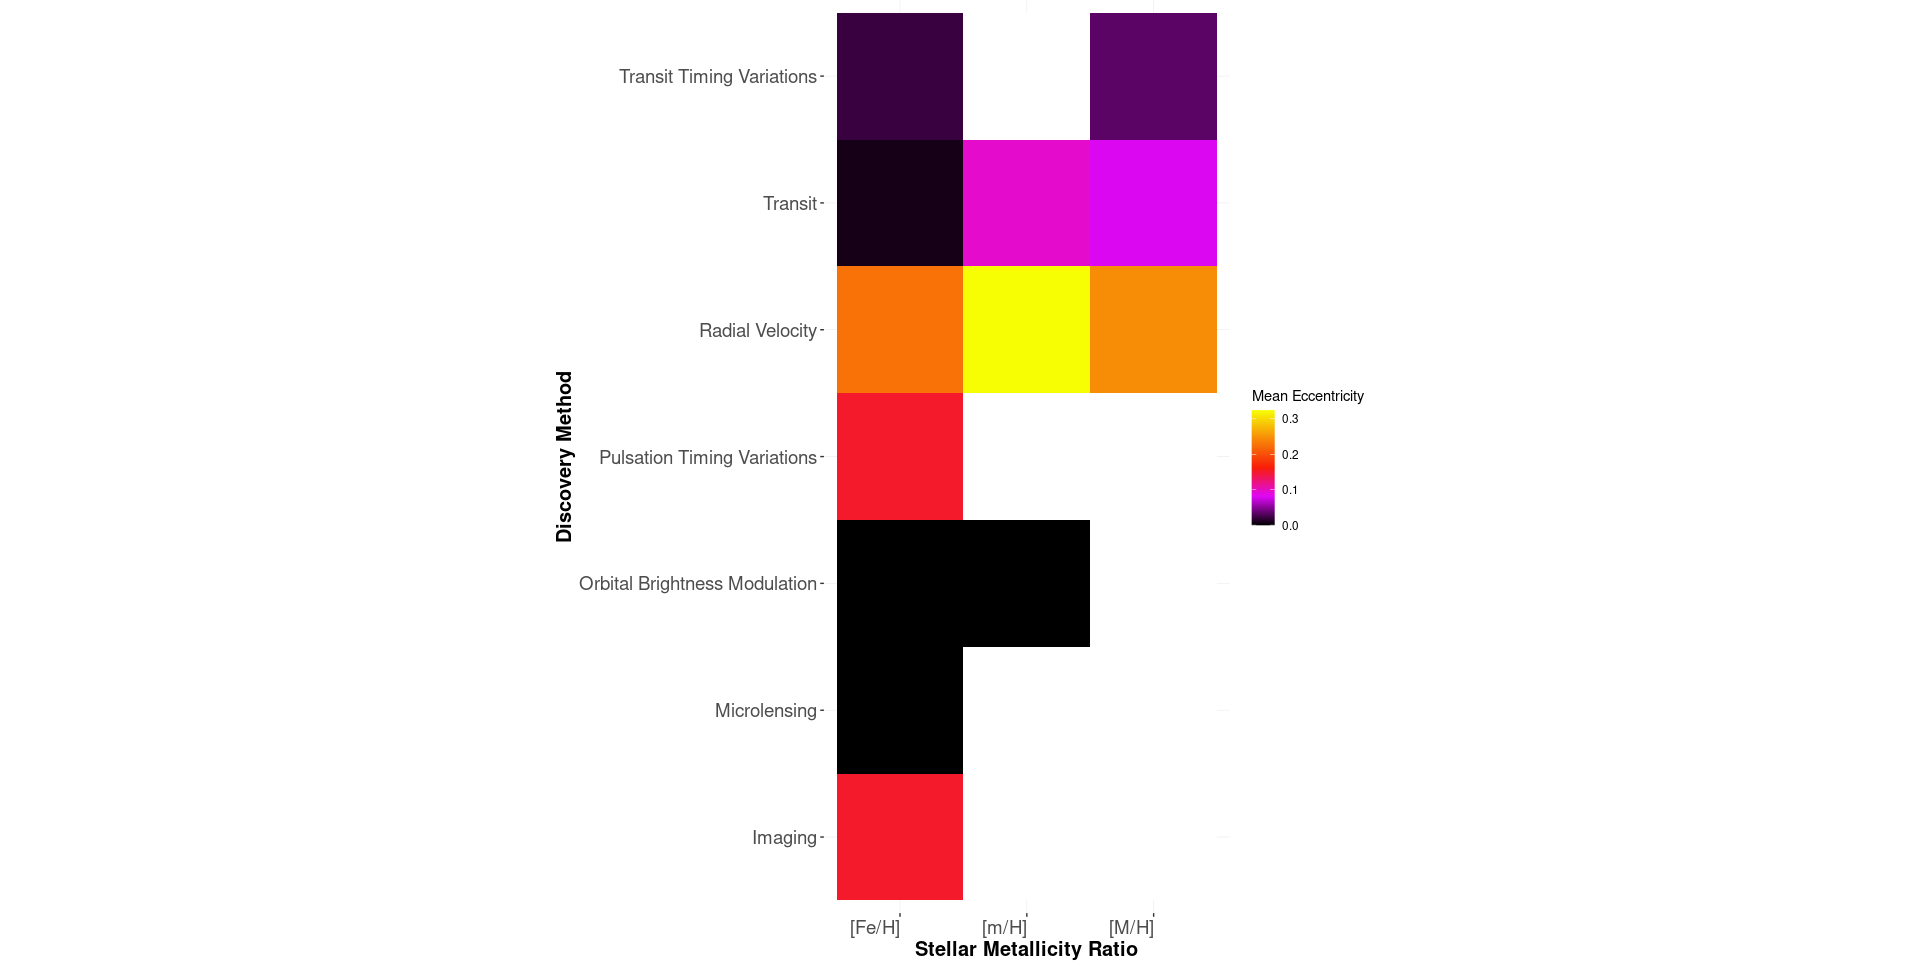

R code for this plot:

# Paths:
path_data = "data/"
path_lib = "renv/library/R-4.1/x86_64-pc-linux-gnu/"

# Packages:
require(dplyr, lib = path_lib)
require(tidyr, lib = path_lib)
require(maditr, lib = path_lib)
require(readr, lib = path_lib)
require(RColorBrewer, lib = path_lib)
require(ggplot2, lib = path_lib)

# Dataset:
df = readr::read_csv(paste0(path_data, "nasa_exoplanets.csv")) %>%
         as.data.frame()
attr(df, "spec") = NULL
df_varnames = readr::read_csv(paste0(path_data, "nasa_exoplanets_var_names.csv")) %>%
                  as.data.frame()
attr(df_varnames, "spec") = NULL

# Variables:
x_var = "st_metratio"
x_var_name = (df_varnames %>%
                 dplyr::filter(var == x_var))$var_name
y_var = "discoverymethod"
y_var_name = (df_varnames %>%
                 dplyr::filter(var == y_var))$var_name
z_var = "pl_orbeccen"
z_var_name = (df_varnames %>%
                 dplyr::filter(var == z_var))$var_name

# Adapt the data:
df_plot = df %>%
              dplyr::select(all_of(x_var),
                            all_of(y_var),
                            all_of(z_var))
df_plot = df_plot %>% 
              tidyr::drop_na()
names(df_plot) = c("x_var", "y_var", "z_var")
my_formula = z_var ~ y_var + x_var
df_plot = xtabs(formula = my_formula,
                data = aggregate(formula = my_formula,
                                 data = df_plot,
                                 FUN = mean,
                                 drop = FALSE),
                na.action = "na.pass") %>%
              as.data.frame()

# Plot:
my_colors = c("#000000", "#E008F8", "#F81D08", "#F88A08", "#F7FE04")
my_palette = colorRampPalette(colors = my_colors)

p = ggplot(
        data = df_plot,
        aes(
            x = x_var,
            y = y_var,
            fill = Freq
        )
    ) +
    geom_tile() +
    coord_fixed(
        ratio = 1
    ) +
    scale_fill_gradientn(
        colors = my_palette(100),
        na.value = "white"
    ) +
    theme(
        axis.text.x = element_text(
            size = 14,
            angle = 0,
            hjust = 1,
            vjust = 1
        ),
        axis.text.y = element_text(size = 14),
        axis.title.x = element_text(
            size = 15,
            face = "bold"
        ),
        axis.title.y = element_text(
            size = 15,
            face = "bold"
        ),
        panel.background = element_rect(fill = "white"),
        panel.grid.major = element_line(
            size = 0.2,
            linetype = "solid",
            colour = "#eaeaea"
        ),
        panel.grid.minor = element_line(
            size = 0.1,
            linetype = "solid",
            colour = "#eaeaea"
        ),
        plot.margin = margin(
            t = 0,
            r = 5,
            b = 5, 
            l = 10,
            unit = "pt"
        )
    ) +
    labs(
        x = x_var_name,
        y = y_var_name,
        fill = paste0("Mean ", z_var_name)
    )

p
